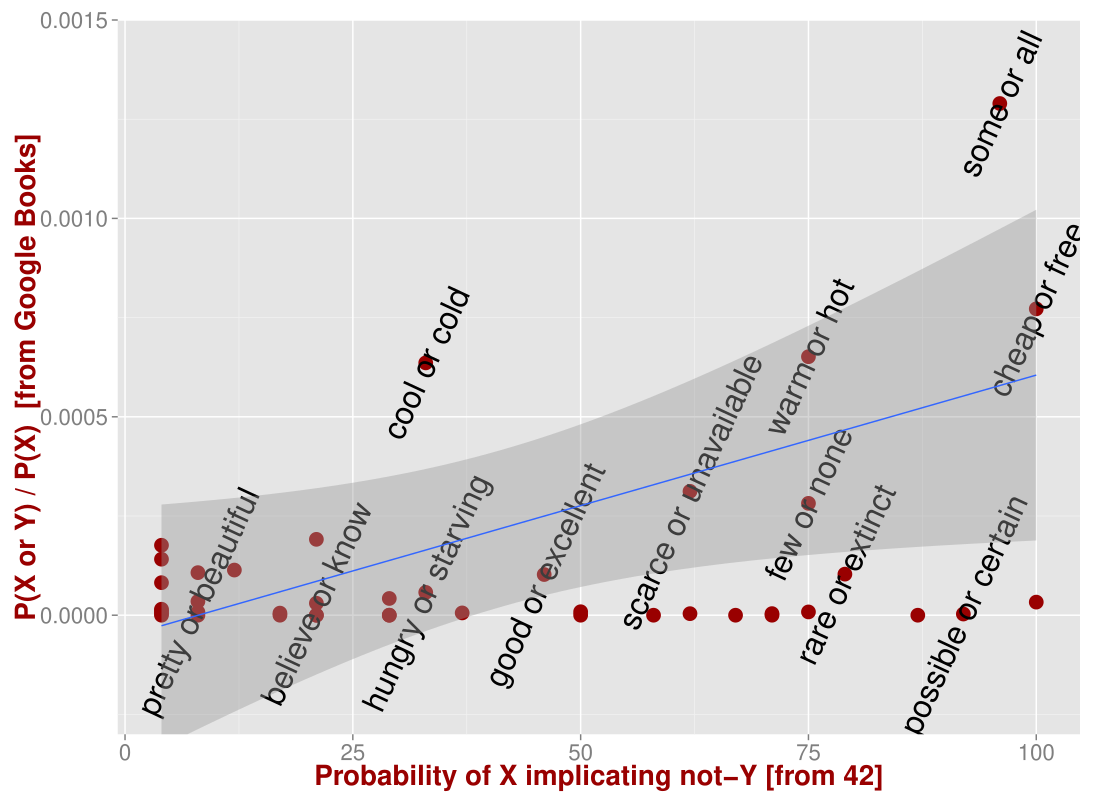

The R source for this figure:
library(ggplot2)

dat <- read.csv("../fig/chemla-p2-table-gb2counts.csv",1)

dat$ratio <- dat$GB2.Freq.X.or.Y / dat$GB2.Freq.X

labels = paste(dat$X, 'or', dat$Y)

xlab = "Probability of X implicating not-Y [from 42]"
ylab = "P(X or Y) / P(X)  [from Google Books]"

xlab.size = 20
axis.size = 16

## For text:
sizes = rep(NA,length(labels))
## We display this subset:
fordisplay = c(1,3,4,7,8,10,14,19,21,22,26,35)
sizes[fordisplay] = 8


ggplot(dat,aes(x=p,y=ratio)) +
geom_point(color='#990000',size=5) +
geom_text(label=labels, size=sizes, angle=65) +
stat_smooth(method="lm")+ xlab(xlab) + ylab(ylab) +
coord_cartesian(ylim = c(-0.0003, 0.0015)) +
theme(axis.title.x = element_text(face="bold", colour="#990000", size=xlab.size), axis.text.x=element_text(size=axis.size)) +
theme(axis.title.y = element_text(face="bold", colour="#990000", size=xlab.size), axis.text.y=element_text(size=axis.size))

ggsave(file="chemla-poster.pdf", width=11, height=8)

fit = lm(ratio ~ p,dat)

summary(fit)
